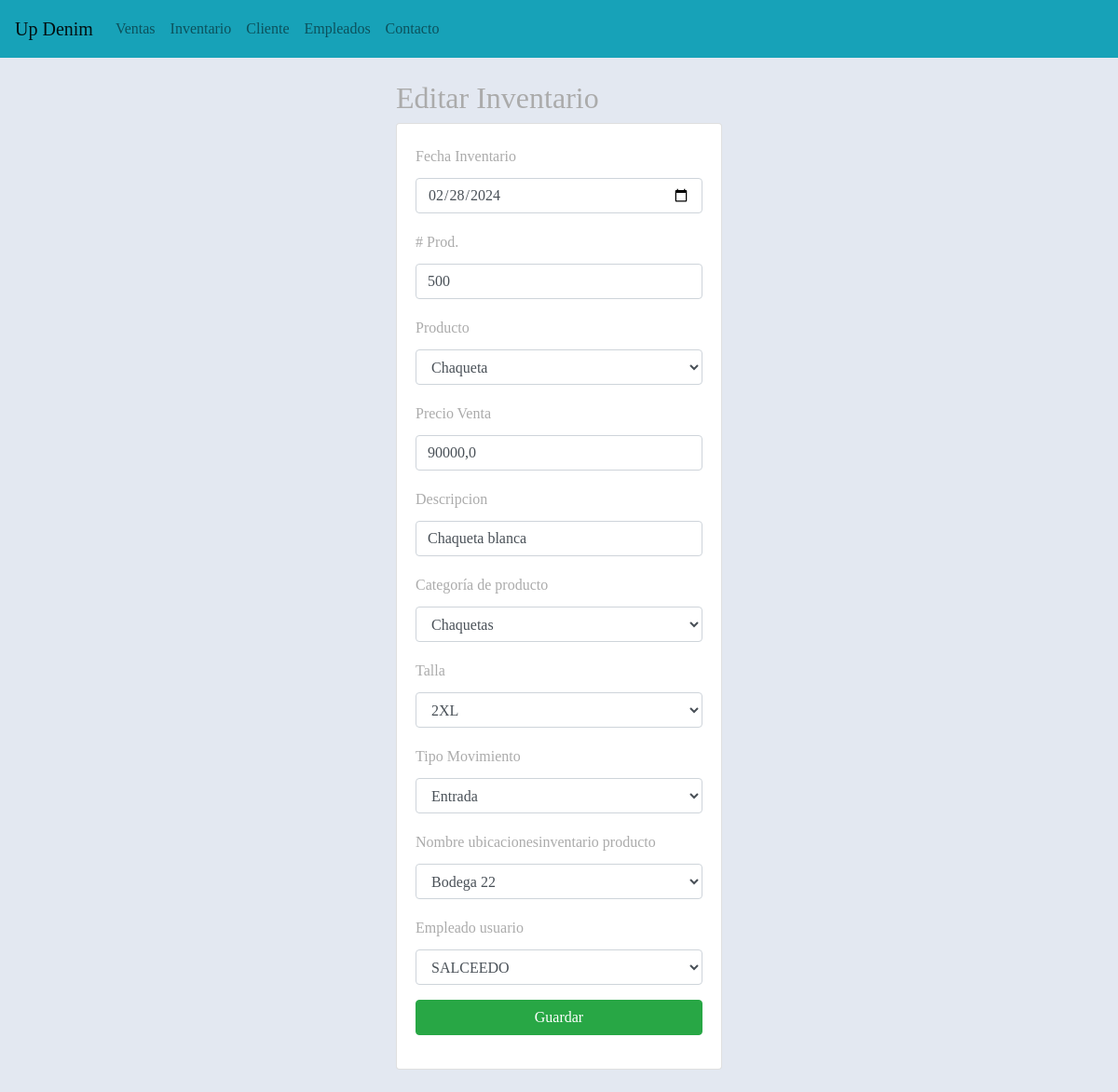
The page /edicionInventario/2 on the database its author committed.
### aplicaciones/Academico/models.py (models this page shows, shortened)
class Inventario(models.Model):
    idinventario = models.AutoField(primary_key=True)  # Field name made lowercase.
    fechainventario = models.DateField(auto_now_add=True)  # Field name made lowercase.
    cantidadproductos = models.IntegerField(null=False, blank=False)  # Field name made lowercase.
    idproductoinv = models.ForeignKey(Producto, on_delete=models.CASCADE)  # Field name made lowercase.
    idtipomovimientoinv = models.ForeignKey(Tipomovimiento, on_delete=models.CASCADE)  # Field name made lowercase.
    idEmpleado = models.ForeignKey(Empleado, on_delete=models.CASCADE)  # Field name made lowercase.
    idubicacioninventarioinv = models.ForeignKey(Ubicacioninventario, on_delete=models.CASCADE)  # Field name made lowercase.

class Producto(models.Model):
    idproducto = models.AutoField(primary_key=True)
    nombreproducto = models.CharField(max_length=45, null=False)
    precioventa = models.FloatField(null=False, blank=False)
    descripcionproducto = models.CharField(max_length=45)
    idcategoriaproducto = models.ForeignKey(Categoriaproducto, on_delete=models.CASCADE)
    idtalla = models.ForeignKey(Talla, on_delete=models.CASCADE)
    def __str__(self):
        return f"{self.nombreproducto}"

class Categoriaproducto(models.Model):
    idcategoriaproducto = models.AutoField(primary_key=True)
    categoriaproducto = models.CharField(max_length=45, blank=False, null=False)
    def __str__(self):
        return f"{self.categoriaproducto}"

class Talla(models.Model):
    idtalla = models.AutoField(primary_key=True)
    talla = models.CharField(max_length=45, null=False, blank=False)

class Tipomovimiento(models.Model):
    idtipomovimiento = models.AutoField(primary_key=True)
    tipomovimiento = models.CharField(max_length=45, null=False, blank=False)

class Ubicacioninventario(models.Model):
    idubicacioninventario = models.AutoField(primary_key=True)
    ubicacioninventario = models.CharField(max_length=45, null=False, blank=False)

class Empleado(models.Model):
    idEmpleado = models.AutoField(primary_key=True)
    idDocumentoEmp = models.ForeignKey(Persona, on_delete=models.CASCADE)
    fechaIngreso = models.DateField()
    salario = models.FloatField()
    fechaNacimiento = models.DateField()
    rh = models.CharField(max_length=5)
    idarl = models.ForeignKey(Arl, on_delete=models.CASCADE)
    ideps = models.ForeignKey(Eps, on_delete=models.CASCADE)
    idFondoPension = models.ForeignKey(Fondopension, on_delete=models.CASCADE)
    idCargoEmpleado = models.ForeignKey(CargoEmpleado, on_delete=models.CASCADE)
    iduser = models.ForeignKey(Usuario, on_delete=models.CASCADE)
    idrol = models.ForeignKey(Rol, on_delete=models.CASCADE)

class Persona(models.Model):
    iddocumento = models.CharField(max_length=20, primary_key=True)
    primernombre = models.CharField(max_length=45, null=False, blank=False)
    segundonombre = models.CharField(max_length=45, blank=True, null=True)
    primerapellido = models.CharField(max_length=45, null=False, blank=False)
    segundoapellido = models.CharField(max_length=45, blank=True, null=True)
    idcontacto = models.ForeignKey(Contacto, on_delete=models.CASCADE)
    iddireccion = models.ForeignKey(Direccion, on_delete=models.CASCADE)
    idgenero = models.ForeignKey(Genero, on_delete=models.CASCADE)

### aplicaciones/Academico/views.py (the view)
# urls.py: path('edicionInventario/<idinventario>', views.edicionInventario, name='edicionInventario'),
def edicionInventario(request, idinventario):
    inventario=Inventario.objects.get(idinventario=idinventario)
    productos = Producto.objects.all()
    empleado = Empleado.objects.all()
    categoriaproductos=Categoriaproducto.objects.all()
    talla=Talla.objects.all()
    ubicacionesinventario=Ubicacioninventario.objects.all()
    tipo=Tipomovimiento.objects.all()
    talla=Talla.objects.all()
    categoria=Categoriaproducto.objects.all()
    context = {
        "productos": productos,
        "categoriaproductos": categoriaproductos,
        "inventarios": inventario,
        "ubicacionesinventario": ubicacionesinventario,
        "empleados": empleado,
        "tipo":tipo,
        "talla":talla,
        "categoria":categoria,
    }
    return render(request, "edicionInventario.html", context)

### aplicaciones/Academico/templates/edicionInventario.html (shortened to what this page needs)
{% extends "base.html" %}
{% block body %}
    <div class="row">
        <div class="col-md-4 offset-md-4">
            <h2>Editar Inventario</h2>
         <div class="card">
            <div class="card-body">
                <form method="POST" action="/editarInventario/{{ inventarios.idinventario }}/"> {% csrf_token %}
                    <div class="form-group">
                        <label for="txtfechainventario">Fecha Inventario</label>
                        <input type="date" id="txtfechainventario" name="txtfechainventario" class="form-control" value="{{ inventarios.fechainventario|date:'Y-m-d' }}" placeholder="Fecha de Inventario" required>
                    </div>
                    <div class="form-group">
                        <label for="txtcantidadproductos"># Prod.</label>
                        <input type="text" id="txtcantidadproductos" name="txtcantidadproductos"  class="form-control" value="{{inventarios.cantidadproductos}}" placeholder="Cantidad"
                            min="1" required>
                    </div>
                    <div class="form-group">
                        <label for="txtnombreproducto">Producto</label>
                        <select id="txtnombreproducto" name="txtnombreproducto" class="form-control" required>
                            <option value="{{ inventarios.idproductoinv }}">{{ inventarios.idproductoinv.nombreproducto }}</option>
                        </select>
                    </div>
                    <div class="form-group">
                        <label for="txtprecioventa">Precio Venta</label>
                        <input type="text" id="txtprecioventa" name="txtprecioventa" class="form-control" value="{{inventarios.idproductoinv.precioventa}}" placeholder="Precio Venta"
                            min="1000" required>
                    </div>
                    <div class="form-group">
                        <label for="txtdescripcionproducto">Descripcion</label>
                        <input type="text" id="txtdescripcionproducto" name="txtdescripcionproducto" class="form-control" value="{{inventarios.idproductoinv.descripcionproducto}}" placeholder="Descripcion"
                            minlength="4" maxlength="50" required>
                    </div>
                    <div class="form-group">
                        <label for="txtcategoriaproducto">Categoría de producto</label>
                        <select id="txtcategoriaproducto" name="txtcategoriaproducto" class="form-control" required>
                            <option value="{{ inventarios.idproductoinv.idcategoriaproducto }}">{{ inventarios.idproductoinv.idcategoriaproducto.categoriaproducto }}</option>
                        </select>
                    </div>
                    <div class="form-group">
                        <label for="txttalla">Talla</label>
                        <select id="txttalla" name="txttalla" class="form-control" required>
                            <option value="{{inventarios.idproductoinv.idtalla.talla}}">{{inventarios.idproductoinv.idtalla.talla}} </option>
                        </select>
                    </div>
                    <div class="form-group">
                        <label for="txttipomovimiento">Tipo Movimiento</label>
                        <select id="txttipomovimiento" name="txttipomovimiento" class="form-control" required>
                            {% for tipos in tipo %}
                                <option value="{{ tipos.tipomovimiento }}" {% if tipos.tipomovimiento == inventarios.idtipomovimientoinv.tipomovimiento %} selected {% endif %}>{{ tipos.tipomovimiento }}</option>
                            {% endfor %}
                        </select>
                    </div>
                    <div class="form-group">
                        <label for="txtubicacioninventario">Nombre ubicacionesinventario producto</label>
                        <select id="txtubicacioninventario" name="txtubicacioninventario" class="form-control" required>
                            {% for ubi in ubicacionesinventario %}
                                <option value="{{ ubi.ubicacioninventario }}" {% if ubi.ubicacioninventario == inventarios.idubicacioninventarioinv.ubicacioninventario %} selected {% endif %}>{{ ubi.ubicacioninventario }}</option>
                            {% endfor %}
                        </select>
                    </div>
                    <div class="form-group">
                        <label for="txtidempleado">Empleado usuario</label>
                        <select id="txtidempleado" name="txtidempleado" class="form-control" required>
                            {% for empleado in empleados %}
                                <option value="{{ empleado.idEmpleado }}" {% if empleado.idEmpleado == inventarios.idEmpleado.idEmpleado %} selected {% endif %}>{{ empleado.idDocumentoEmp.primernombre }}</option>
                            {% endfor %}
                        </select>
                    </div>
                    <div class="form-group">
                        <button type="submit" class="btn btn-success btn-block text-whith">Guardar</button>
                    </div>
    </div>
</div>
{% endblock %}

### aplicaciones/Academico/static/css/gestionVentas.css (style rules this page uses)
body { font-family: "Libre Baskerville", serif; font-weight: 400; font-size: 16px; line-height: 30px; background-color: #e3e8f1; overflow-x:hidden; color: #ababab; }

### rows shown on the page
Inventario: txtfechainventario "02/28/2024", txtcantidadproductos "500", txtnombreproducto "Chaqueta", txtprecioventa "90000,0", txtdescripcionproducto "Chaqueta blanca", txtcategoriaproducto "Chaquetas", txttalla "2XL", txttipomovimiento "Entrada", txtubicacioninventario "Bodega 22", txtidempleado "SALCEEDO"
